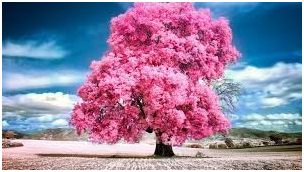
#> input picture exp 1.png, 304 x 172 px, found by its file name
$ python 'exp 15.py'
#> lines starting #> are read from the running program, lines starting #| are printed output that depends on the picture
import cv2
import numpy as np

img = cv2.imread('D:\computer vision lab\exp 1.png')
#> img is the input picture: shape (172, 304, 3); mean B, G, R 161.1, 131, 147.9
src = np.float32([[50,50],[300,50],[50,300],[300,300]])
dst = np.float32([[0,0],[400,0],[0,400],[400,400]])

# DLT via getPerspectiveTransform (OpenCV handles linear system internally)
matrix = cv2.getPerspectiveTransform(src, dst)
result = cv2.warpPerspective(img, matrix, (400, 400))
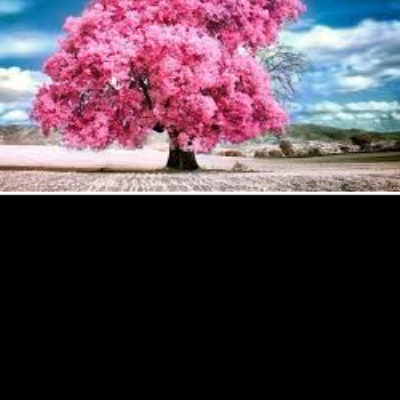
#> result: shape (400, 400, 3); mean B, G, R 78.8, 67.2, 84.1

cv2.imshow("DLT Transform", result)
cv2.waitKey(0); cv2.destroyAllWindows()

$ run again, with exp 18.png copied over exp 1.png
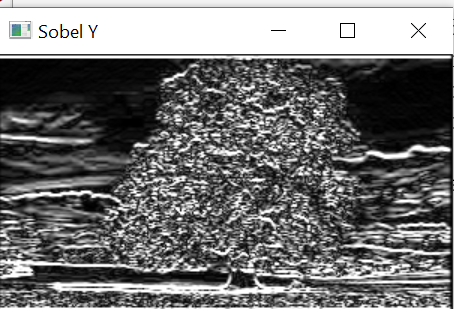
#> input picture exp 18.png, 454 x 309 px, found by its file name
#> img is the input picture: shape (309, 454, 3); mean B, G, R 113.9, 113.9, 113.9
#> `result = cv2.warpPerspective(img, matrix, (400, 400))`:
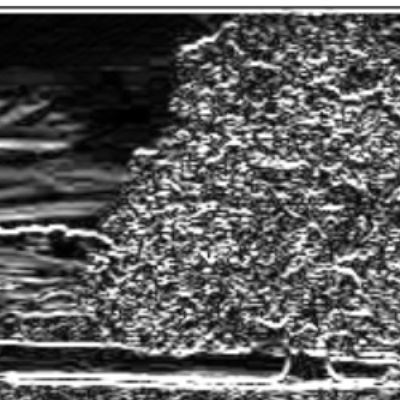
#> result: shape (400, 400, 3); min 0, max 255, mean 92.8

$ run again, with exp 2.png copied over exp 1.png
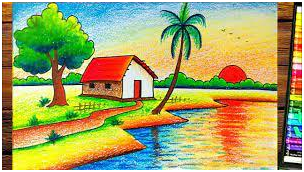
#> input picture exp 2.png, 304 x 172 px, found by its file name
#> img is the input picture: shape (172, 304, 3); mean B, G, R 101.7, 165.4, 164
#> `result = cv2.warpPerspective(img, matrix, (400, 400))`:
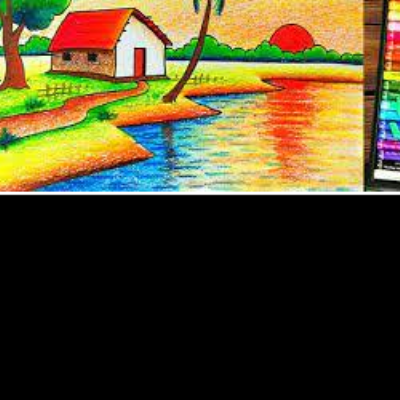
#> result: shape (400, 400, 3); mean B, G, R 42.7, 75.3, 84.6

$ run again, with exp 3.png copied over exp 1.png
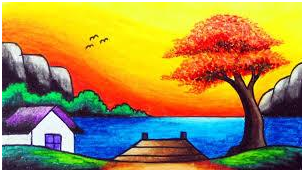
#> input picture exp 3.png, 304 x 172 px, found by its file name
#> img is the input picture: shape (172, 304, 3); mean B, G, R 78.6, 142.9, 165.3
#> `result = cv2.warpPerspective(img, matrix, (400, 400))`:
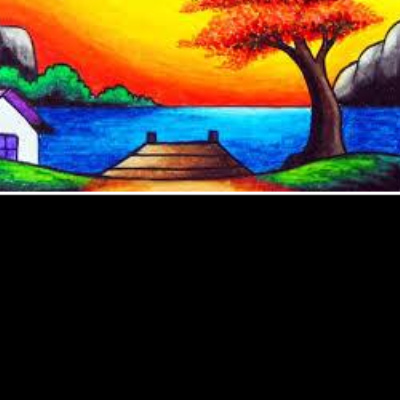
#> result: shape (400, 400, 3); mean B, G, R 40.4, 55.4, 66.8
